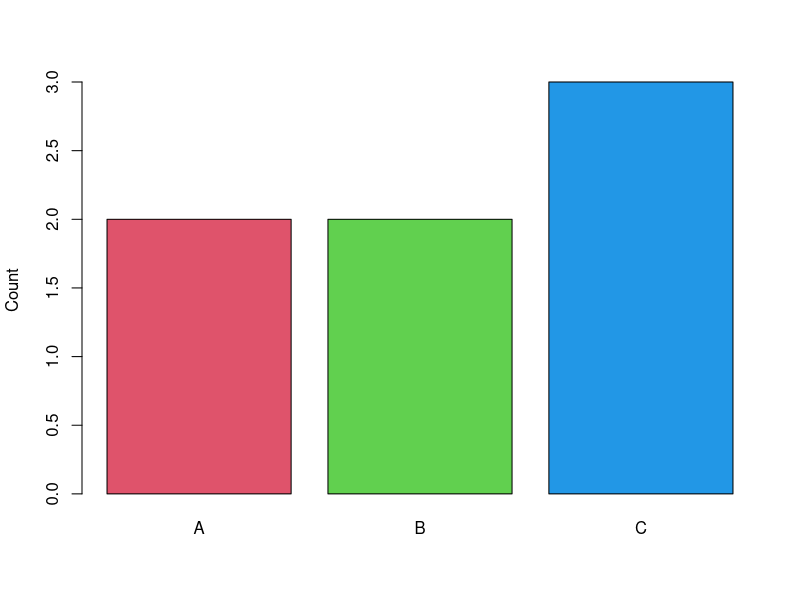
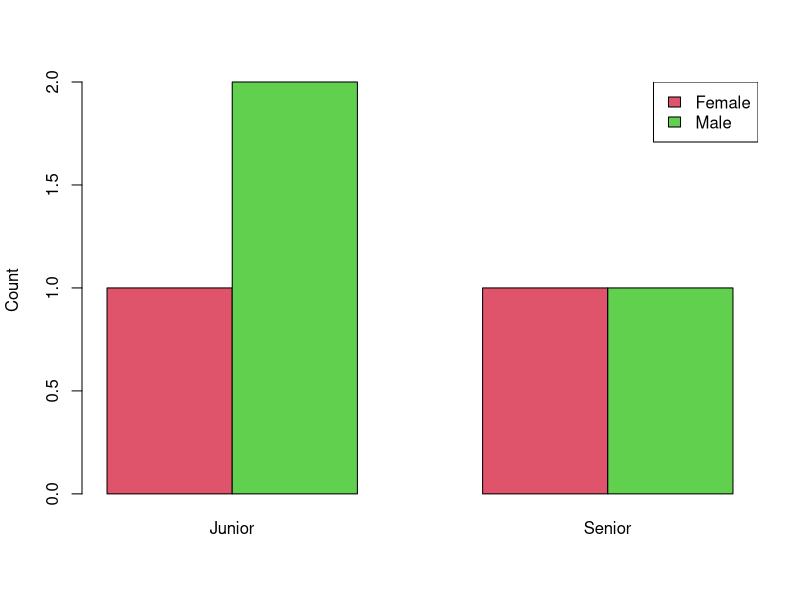

Source code (R) for these figures, in order:
## ---- chunk 1
knitr::opts_chunk$set(echo = TRUE)
## ---- chunk 2

# Sample data
my_vec1 <- c("B", "A", "C", "C", "A", "C", "B")

# Create a simple frequency table for a categorical variable
one_way_table <- table(my_vec1)
one_way_table

# Crate a bar plot
barplot(one_way_table, col = 2:4, ylab = "Count")

# Exclude specific level "B" from the frequency table
table(my_vec1, exclude = "B")

# Another sample data
my_vec2 <- c("B", "A", NA, NA, "A", "C", "B")

# Count NA values of my_vec2 (if any) 
table(my_vec2, useNA = "ifany")

# Count NA values of my_vec1 (even if there are none)
table(my_vec1, useNA = "always")

## ---- chunk 3

# Sample data
gender <- c("Male", "Female", "Male", "Female", "Male")
age_group <- c("Junior", "Senior", "Senior", "Junior", "Junior")

# Create a two-way table
two_way_table <- table(gender, age_group)
two_way_table

# Crate a bar plot
barplot(two_way_table, col = 2:3, beside = TRUE, ylab = "Count")
legend("topright", legend = c("Female", "Male"), fill = 2:3)

## ---- chunk 4

# Create the relative frequency table of two_way_table
prop.table(two_way_table)

# Create the rowwise frequency table 
prop.table(two_way_table, margin = 1)

# Create the columnwise relative frequency table
prop.table(two_way_table, margin = 2)

## ---- chunk 5

# Sample data frame
my_df <- data.frame(x = c("G1", "G2", "G2", "G1", "G1", "G2"),
                    y = c("A", "B", "B", "C", "A", "C"),
                    w = c(0.1, 0.2, 0.2, 0.1, 0.1, 0.3))

# Crate a contingency table with xtabs
my_tab <- xtabs(~ x + y, data = my_df)
my_tab

# Crate a weighted contingency table using the column w:
my_tab2 <- xtabs(w ~ x + y, data = my_df)
my_tab2

# 'DF' is a data frame with a grid of the factors and the counts in variable 'Freq'.
DF <- as.data.frame(UCBAdmissions)
head(DF)

# Crate a contingency table of the variable 'Freq' using the factors 'Gender' and 'Admit'
xtabs(Freq ~ Gender + Admit, DF)
# Crate a contingency table of the variable 'Freq' using the factors 'Gender' and 'Dept'
xtabs(Freq ~ Gender + Dept, DF)

## ---- chunk 6

# Add margins to a two-way table
addmargins(two_way_table)

# Add 'mean' margins to a two-way table
addmargins(two_way_table, FUN = mean)

# Add only column margins
addmargins(two_way_table, margin = 2)

# Add 'sum' column margins and 'mean'row margins
aa <- addmargins(two_way_table, margin = 2)
aa <- addmargins(aa, margin = 1, FUN = mean)
aa

## ---- chunk 7

# Sample datasets
set.seed(61)

employee_id <- 1:10
employee_name <- c("Alice", "Bob", "Charlie", "Daniel", "Emma",
                   "Frank", "George", "Helen", "Isaac", "Jack")
employee_salary <- sort(round(rnorm(10, mean = 1500, sd = 500)), decreasing = T)
employee_age <- sort(round(rnorm(10, mean = 50, sd = 8)), decreasing = T)
employee_position <- c("CTO", "CFO", "Administrative", rep("Technician", 7))

df_1 <- data.frame(id = employee_id[1:8], name = employee_name[1:8],
                   month_salary = employee_salary[1:8])
df_2 <- data.frame(id = employee_id[-5], name = employee_name[-5],
                   age = employee_age[-5], position = employee_position[-5])

df_1
df_2

## ---- chunk 8

# Inner join df_1 and df_2
merge(x = df_1, y = df_2)
merge(x = df_1, y = df_2, by = c("id", "name")) # Equivalent

## ---- chunk 9

# Outer join df_1 and df_2
merge(x = df_1, y = df_2, all = TRUE)

## ---- chunk 10

# Left join df_1 and df_2
merge(x = df_1, y = df_2, all.x = TRUE)

## ---- chunk 11

# Right join df_1 and df_2
merge(x = df_1, y = df_2, all.y = TRUE)

## ---- chunk 12

df_3 <- data.frame(var = c("one", "two", "three", "four", "five"),
                   data = c(1, 2, 4, 8, 16))
rownames(df_3) <- c("A", "B", "C", "D", "E")

df_4 <- data.frame(var = c("three", "one", "eight", "two", "nine"),
                   data = c(1, 5, 10, 15, 20))
rownames(df_4) <- c("E", "A", "B", "D", "C")

df_3
df_4

# Merge df_3 and df_4 by row names
merge(df_3, df_4, by = 0, all = TRUE) 
merge(df_3, df_4, by = "row.names", all = TRUE) # Equivalent

## ---- chunk 13

df_x <- data.frame(id = 1:4, 
                   year = 1995:1998)
df_y <- data.frame(id = c(4, 1, 3),
                   year = c(1998, 1995, 1997), 
                   age = c(22, 25, 23))
df_z <- data.frame(id = c(1, 2, 3), 
                   year = 1995:1997, 
                   wage = c(1000, 1200, 1600))
df_x
df_y
df_z

# Inner join df_x, df_y, and df_z
merge(df_x, merge(df_y, df_z))

# Outer join df_x, df_y, and df_z
merge(df_x, merge(df_y, df_z, all = TRUE), all = TRUE)

